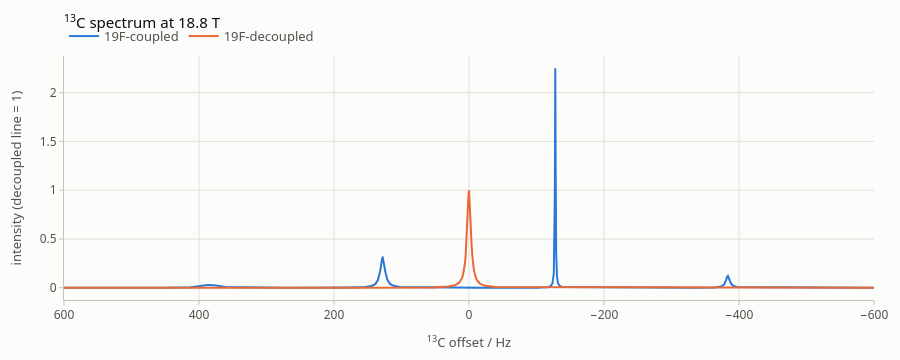

The code cell stored with this chart in its notebook:
### Markdown cell above
The lines sit at `−M_F · J(CF)` for the total ¹⁹F projection `M_F` of each
line. The inner lines, `M_F = ±1/2`, have two components each: one from the
fluorine states of total spin 3/2 and one from those of total spin 1/2.
At −127.8 Hz (`M_F = −1/2`) the main component is 1.05 Hz wide and carries
0.32 of the line's 0.375. The ¹⁹F-decoupled line is 6.91 Hz wide, and the
outer line at +383.5 Hz is 28.3 Hz wide. As a spectrum, with each component
a Lorentzian:

### Code cell
# a coarse axis, refined around every component so that the narrow line is drawn exactly
components = lines(pathways.rate_matrix())
axis = np.unique(np.concatenate([np.linspace(-600, 600, 1201)]
                                + [f + width * np.linspace(-5, 5, 101) for f, width, _ in components]))


def spectrum(components):
    return sum(np.real(w / (np.pi * width + 2j * np.pi * (axis - f))) for f, width, w in components)


decoupled = [(0.0, pathways.rate_matrix()[0, 0] / np.pi, 1.0)]
peak = spectrum(decoupled).max()
fig = plot_time_series(axis, [spectrum(components) / peak, spectrum(decoupled) / peak],
                       names=["19F-coupled", "19F-decoupled"], xlabel="<sup>13</sup>C offset / Hz",
                       ylabel="intensity (decoupled line = 1)", title="<sup>13</sup>C spectrum at 18.8 T")
fig.update_xaxes(autorange="reversed")

### Figure 1 — Plotly figure (JSON) as saved in the notebook; plotly's stock layout.template omitted (floating-point values rounded to 4 significant figures; data arrays with more than 128 entries replaced by an {"elided": "..."} marker saying what was removed)
{"data": [{"hovertemplate": "19F-coupled: %{y:.4g}<extra></extra>", "line": {"color": "#2a78d6", "width": 2}, "mode": "lines", "name": "19F-coupled", "x": {"elided": "1807 float values"}, "y": {"elided": "1807 float values"}, "type": "scatter"}, {"hovertemplate": "19F-decoupled: %{y:.4g}<extra></extra>", "line": {"color": "#eb6834", "width": 2}, "mode": "lines", "name": "19F-decoupled", "x": {"elided": "1807 float values"}, "y": {"elided": "1807 float values"}, "type": "scatter"}], "layout": {"font": {"family": "system-ui, -apple-system, \"Segoe UI\", Roboto, sans-serif", "color": "#0b0b0b", "size": 13}, "margin": {"l": 64, "r": 24, "t": 56, "b": 56}, "title": {"font": {"size": 15, "color": "#0b0b0b"}, "text": "<sup>13</sup>C spectrum at 18.8 T", "x": 0, "xanchor": "left", "xref": "paper"}, "xaxis": {"tickfont": {"color": "#52514e", "size": 12}, "title": {"font": {"color": "#52514e", "size": 13}, "text": "<sup>13</sup>C offset / Hz"}, "showgrid": true, "gridcolor": "#e1e0d9", "gridwidth": 1, "zeroline": false, "showline": true, "linecolor": "#c3c2b7", "linewidth": 1, "mirror": false, "ticks": "outside", "tickcolor": "#c3c2b7", "ticklen": 4, "showspikes": true, "spikemode": "across", "spikesnap": "cursor", "spikethickness": 1, "spikedash": "solid", "spikecolor": "#898781", "range": [-600.0, 600.0], "hoverformat": ".4g", "autorange": "reversed"}, "yaxis": {"tickfont": {"color": "#52514e", "size": 12}, "title": {"font": {"color": "#52514e", "size": 13}, "text": "intensity (decoupled line = 1)"}, "showgrid": true, "gridcolor": "#e1e0d9", "gridwidth": 1, "zeroline": false, "showline": true, "linecolor": "#c3c2b7", "linewidth": 1, "mirror": false, "ticks": "outside", "tickcolor": "#c3c2b7", "ticklen": 4, "showspikes": false, "spikemode": "across", "spikesnap": "cursor", "spikethickness": 1, "spikedash": "solid", "spikecolor": "#898781", "exponentformat": "power"}, "legend": {"font": {"color": "#52514e"}, "orientation": "h", "x": 0, "xanchor": "left", "y": 1.02, "yanchor": "bottom", "bgcolor": "rgba(0,0,0,0)"}, "hoverlabel": {"font": {"color": "#0b0b0b", "family": "system-ui, -apple-system, \"Segoe UI\", Roboto, sans-serif"}, "bgcolor": "#fcfcfb", "bordercolor": "rgba(11,11,11,0.10)"}, "modebar": {"bgcolor": "rgba(0,0,0,0)", "color": "#898781", "activecolor": "#52514e", "remove": ["lasso2d", "select2d"]}, "height": 360, "paper_bgcolor": "#fcfcfb", "plot_bgcolor": "#fcfcfb", "dragmode": "zoom", "hovermode": "x unified", "showlegend": true}}
